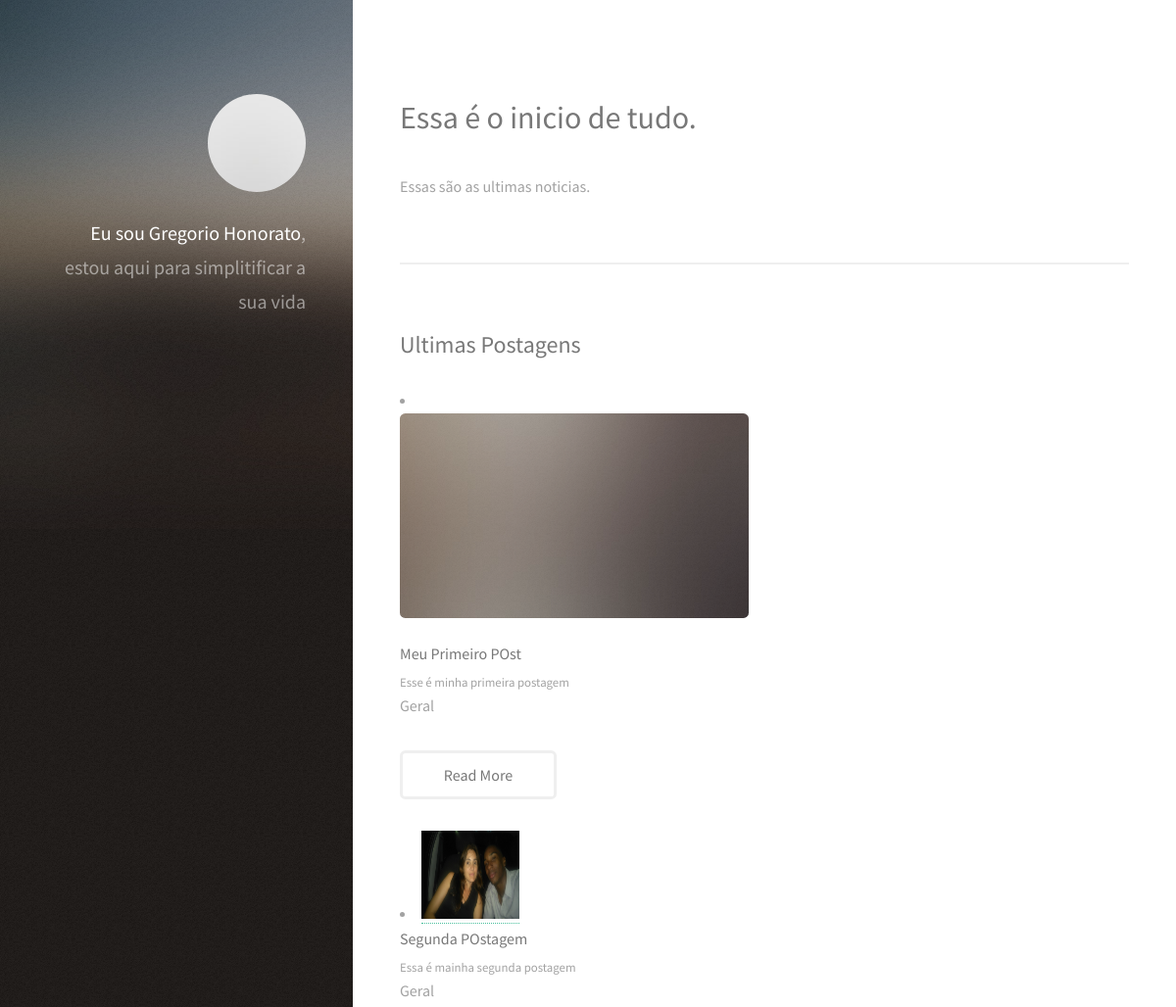
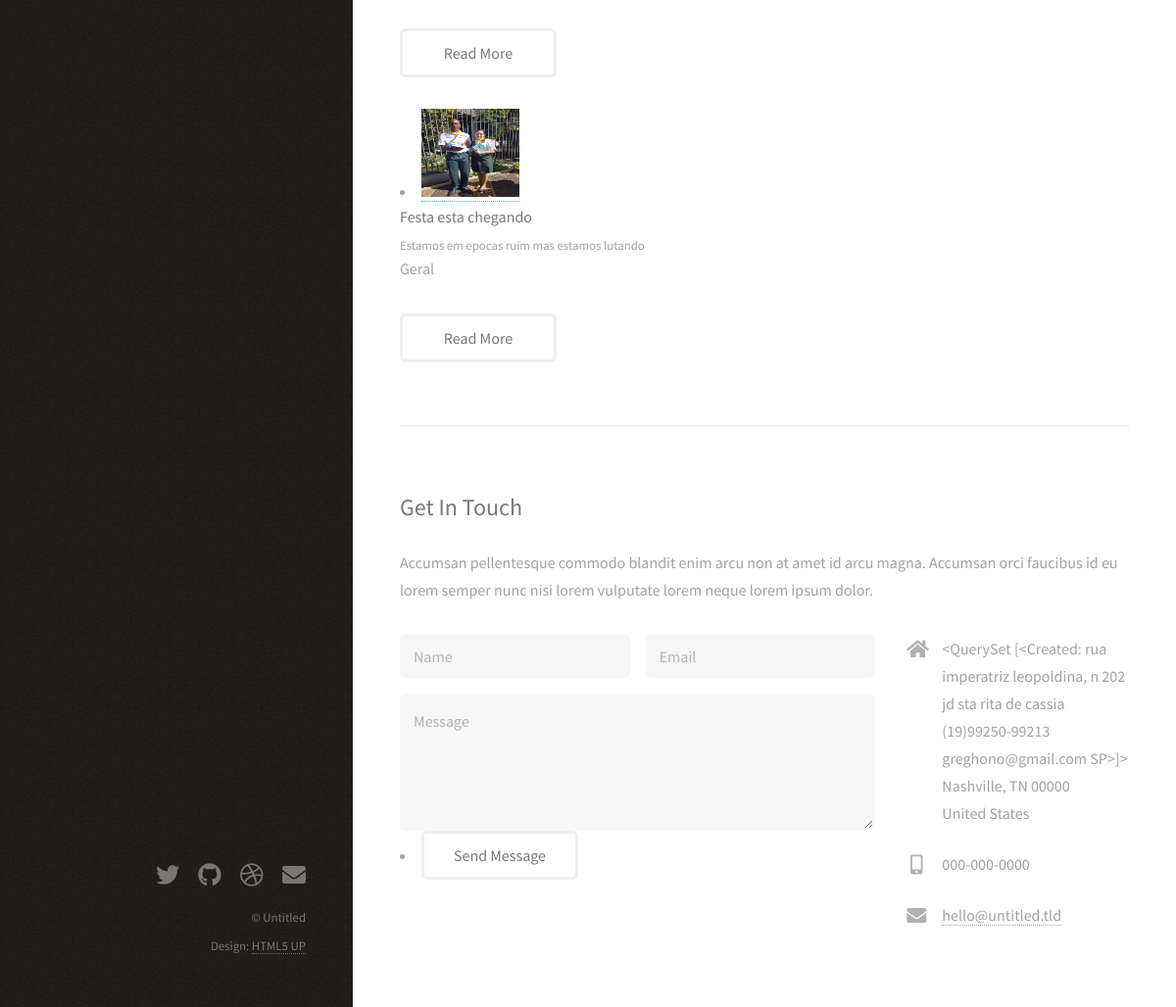
The page / on the database its author committed (2 pictures, top to bottom).
### website/models.py (models this page shows, shortened)
class Post(models.Model):
    title = models.CharField(max_length=100)
    subtitle = models.CharField(max_length=200)
    content = models.TextField()
    categories = models.CharField(max_length=2,
                 default=Categorias.GR, choices=Categorias.choices)
    deleted = models.BooleanField(default=True)
    image = models.ImageField(upload_to='post', blank=True, null=True)
    def full_name(self):
        return self.title +' '+ self.subtitle
    def get_categories_label(self):
        return self.get_categories_display()
    full_name.admin_order_field = 'id'

class Created(models.Model):
    rua = models.CharField(max_length=100)
    bairro = models.CharField(max_length=50)
    telefone = models.CharField(max_length=15)
    email = models.CharField(max_length=100)
    estado = models.CharField(max_length=2)
    def __str__(self): return f"{self.rua}\n{self.bairro}\n{self.telefone}\n{self.email}\n{self.estado}"

### website/views.py (the view)
# urls.py: path('', hello_blog, name='home_blog'),
def hello_blog(request):
    data = {}
    data['posts'] = Post.objects.filter(deleted=True)
    data['create'] = Created.objects.filter(id=1)
    return render(request, 'index.html', data)

### website/templates/index.html (shortened to what this page needs)
{% load static %}
<!DOCTYPE HTML>
<html>
	<head>
		<link rel="stylesheet" href="{% static 'assets/css/main.css' %}" />
	</head>
	<body class="is-preload">
			<header id="header">
				<div class="inner">
					<a href="#" class="image avatar"><img src="{% static 'images/avatar.jpg' %}" alt="" /></a>
					<h1><strong>Eu sou Gregorio Honorato</strong>, estou aqui para simplitificar a sua vida<br /></h1>
				</div>
			</header>
			<div id="main">
					<section id="one">
						<header class="major">
							<h2>Essa é o inicio de tudo.</h2>
						</header>
						<p>Essas são as ultimas noticias.</p>
					</section>
					<section id="two">
						<h2>Ultimas Postagens</h2>
						{% for post in posts %}
							<div class="row">
								<article class="col-6 col-12-xsmall work-item">
									{% if post.image.url != '' %}
										<li><a href="{{ post.image.url }}"><img src="{{ post.image.url }}" width="100" height="90" /></a></li>
									{% else %}
										<li><a href="images/fulls/01.jpg" class="image fit thumb"><img src="{% static 'images/thumbs/01.jpg' %}" alt="" /></a></li>
									{% endif %}
									<h3>{{ post.title }}</h3>
									<p>{{ post.subtitle }}</p>
									<span>{{ post.get_categories_label }}</span>
								</article>
							</div>
							<ul class="actions">
								<li><a href="{% url 'post_details' post.id %}" class="button">Read More</a></li>
							</ul>
						{% endfor %}
					</section>
					<section id="three">
						<h2>Get In Touch</h2>
						<p>Accumsan pellentesque commodo blandit enim arcu non at amet id arcu magna. Accumsan orci faucibus id eu lorem semper nunc nisi lorem vulputate lorem neque lorem ipsum dolor.</p>
						<div class="row">
							<div class="col-8 col-12-small">
								<form method="post" action="{% url 'save_form' %}">
									<div class="row gtr-uniform gtr-50">
										<div class="col-6 col-12-xsmall"><input type="text" name="name" id="name" placeholder="Name" /></div>
										<div class="col-6 col-12-xsmall"><input type="email" name="email" id="email" placeholder="Email" /></div>
										<div class="col-12"><textarea name="message" id="message" placeholder="Message" rows="4"></textarea></div>
									</div>
									<li><input type="submit" value="Send Message" /></li>
								</form>
							</div>
							<div class="col-4 col-12-small">
								<ul class="labeled-icons">
									<li>
										<h3 class="icon solid fa-home"><span class="label">Address</span></h3>
										{{ create }}<br />
										Nashville, TN 00000<br />
										United States
									</li>
									<li>
										<h3 class="icon solid fa-mobile-alt"><span class="label">Phone</span></h3>
										000-000-0000
									</li>
									<li>
										<h3 class="icon solid fa-envelope"><span class="label">Email</span></h3>
										<a href="#">hello@untitled.tld</a>
									</li>
								</ul>
							</div>
						</div>
					</section>
			</div>
			<footer id="footer">
				<div class="inner">
					<ul class="icons">
						<li><a href="#" class="icon brands fa-twitter"><span class="label">Twitter</span></a></li>
						<li><a href="#" class="icon brands fa-github"><span class="label">Github</span></a></li>
						<li><a href="#" class="icon brands fa-dribbble"><span class="label">Dribbble</span></a></li>
						<li><a href="#" class="icon solid fa-envelope"><span class="label">Email</span></a></li>
					</ul>
					<ul class="copyright">
						<li>&copy; Untitled</li><li>Design: <a href="http://html5up.net">HTML5 UP</a></li>
					</ul>
				</div>
			</footer>
	</body>
</html>

### rows shown on the page
Post: title "Meu Primeiro POst", subtitle "Esse é minha primeira postagem", get_categories_label "Geral"
Post: image (picture), title "Segunda POstagem", subtitle "Essa é mainha segunda postagem", get_categories_label "Geral"
Post: image (picture), title "Festa esta chegando", subtitle "Estamos em epocas ruim mas estamos lutando", get_categories_label "Geral"
Created: rua+bairro+telefone "<QuerySet [<Created: rua imperatriz leopoldina, n 202 jd sta rita de cassia (19)99250-99213 greghono@gmail.com SP>]>"
